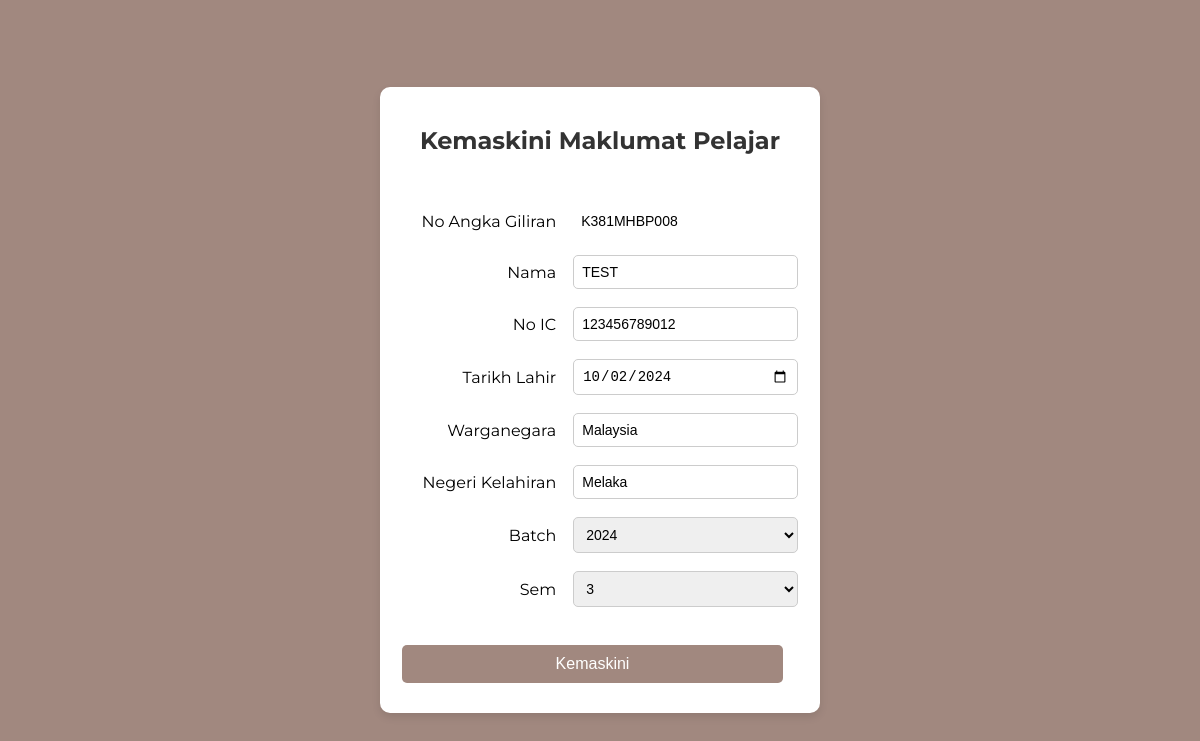
The page /updatehbp.php?no_angka_giliran=K381MHBP008 on the database its author committed.
### tables this page shows
CREATE TABLE `maklumathbp` (
  `no_angka_giliran` varchar(11) NOT NULL,
  `nama` text NOT NULL,
  `no_ic` varchar(12) NOT NULL,
  `tarikh_lahir` date NOT NULL,
  `warganegara` text NOT NULL,
  `negeri_kelahiran` text NOT NULL,
  `batch` text NOT NULL,
  `sem` text NOT NULL
);

### updatehbp.php (the view, shortened to what this page needs)
<?php
    include 'connection.php';
    $no_angka_giliran = $_GET['no_angka_giliran'];
    $papar = mysqli_query($connect, "SELECT * FROM maklumathbp WHERE no_angka_giliran='$no_angka_giliran'");
    while($res = mysqli_fetch_array($papar))
    {
        $no_angka_giliran = $res['no_angka_giliran'];
        $nama = $res['nama'];
        $no_ic = $res['no_ic'];
        $tarikh_lahir = $res['tarikh_lahir'];
        $warganegara = $res['warganegara'];
        $negeri_kelahiran = $res['negeri_kelahiran'];
        $batch = $res['batch'];
        $sem = $res['sem'];
    }
?>
<!DOCTYPE html>
<html lang="en">
<head>
</head>
<body>
    <div class="form-container">
        <h2>Kemaskini Maklumat Pelajar</h2>
        <form action="pros_kemaskinihbp.php" method="post">
            <table>
                <tr>
                    <td>No Angka Giliran</td>
                    <td><input style="border: none;" type="text" name="no_angka_giliran" value="<?php echo $no_angka_giliran; ?>" readonly></td>
                </tr>
                <tr>
                    <td>Nama</td>
                    <td><input type="text" name="nama" value="<?php echo $nama; ?>"></td>
                </tr>
                <tr>
                    <td>No IC</td>
                    <td><input type="text" name="no_ic" value="<?php echo $no_ic; ?>"></td>
                </tr>
                <tr>
                    <td>Tarikh Lahir</td>
                    <td><input type="date" name="tarikh_lahir" value="<?php echo $tarikh_lahir; ?>"></td>
                </tr>
                <tr>
                    <td>Warganegara</td>
                    <td><input type="text" name="warganegara" value="<?php echo $warganegara; ?>"></td>
                </tr>
                <tr>
                    <td>Negeri Kelahiran</td>
                    <td><input type="text" name="negeri_kelahiran" value="<?php echo $negeri_kelahiran; ?>"></td>
                </tr>
                <tr>
                    <td>Batch</td>
                    <td>
                        <select name="batch">
                            <option value="2024" <?php if($batch == '2024') echo 'selected'; ?>>2024</option>
                        </select>
                    </td>
                </tr>
                <tr>
                    <td>Sem</td>
                    <td>
                        <select name="sem">
                            <option value="3" <?php if($sem == '3') echo 'selected'; ?>>3</option>
                        </select>
                    </td>
                </tr>
                <tr>
                    <td colspan="2"><input type="submit" name="update" value="Kemaskini"></td>
                </tr>
            </table>
        </form>
    </div>
</body>
</html>

### updatehbp.php (style rules this page uses)
body { font-family: 'Montserrat', sans-serif; background-color: #a1887f; margin: 0; padding: 0; display: flex; justify-content: center; align-items: center; height: 100vh; }
h2 { text-align: center; padding-bottom: 20px; color: #333; }
.form-container { background-color: white; padding: 20px; border-radius: 10px; box-shadow: 0 4px 8px rgba(0, 0, 0, 0.1); max-width: 400px; width: 100%; }
table { width: 100%; margin-top: 20px; }
table td { padding: 8px 0; }
table td:first-child { text-align: right; padding-right: 15px; }
input[type="text"], input[type="date"], select { width: 100%; padding: 8px; border: 1px solid #ccc; border-radius: 5px; box-sizing: border-box; font-size: 14px; }
input[type="submit"] { background-color: #a1887f; color: white; border: none; border-radius: 5px; padding: 10px 20px; cursor: pointer; font-size: 16px; margin-top: 20px; width: 100%; }

### rows shown on the page
maklumathbp: no_angka_giliran "K381MHBP008", nama "TEST", no_ic "123456789012", tarikh_lahir "10/02/2024", warganegara "Malaysia", negeri_kelahiran "Melaka", batch "2024", sem "3"
